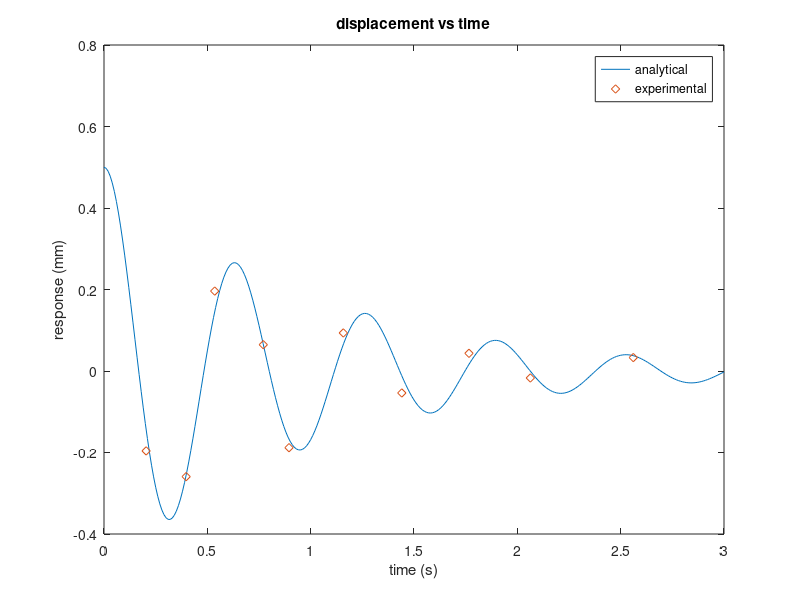

MATLAB code for this plot:
clc,clear,close

t = 0:.01:3;

damp = .1;
wn = 10;
wd = wn*sqrt(1 - damp^2);

c1 = .05025;
c2 = .5;

x = exp(-damp*wn*t).*(c1*sin(wd*t) + c2*cos(wd*t));

figure(1)
plot(t,x)
xlabel('time (s)')
ylabel('response (mm)')
title('displacement vs time')
hold on
%% plot experiment
texp = [.2039 .3975 .5357 .7707 .8952 1.158 1.441 1.766 2.063 2.561];

xexp = [-.1961 -.2592 .1961 .0645 -.1882 .0934 -.0539 .0434 -.0171 .0329];

plot(texp,xexp,'d')

legend('analytical','experimental')